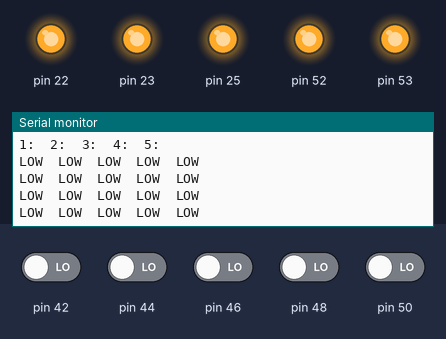
The sketch below on a simulated Arduino Mega 2560, built with avr-gcc and run on an emulated ATmega2560. On the bench: output pins drawn as LEDs (lit = HIGH), the last lines printed to the serial monitor. The inputs (shaded band) are chosen by the test bench; at power-on: pin 42, pin 44, pin 46, pin 48, pin 50 LOW.

Above: at 1.8 s.
1.9 s: pin 42 driven HIGH
At 2.4 s:
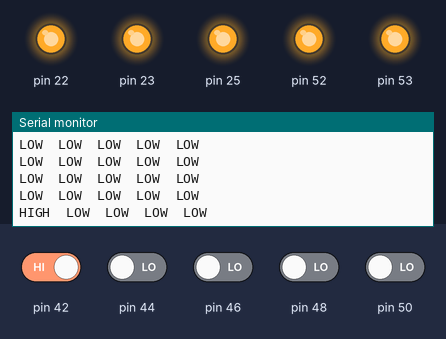
4.0 s: pin 44 driven HIGH
At 4.4 s:
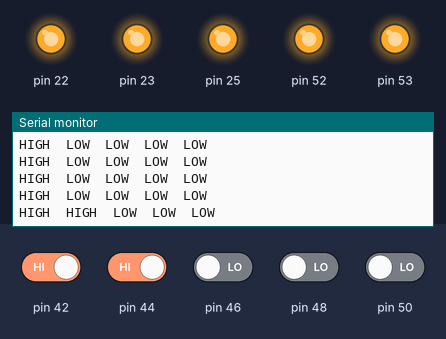
6.0 s: pin 46 driven HIGH
At 6.4 s:
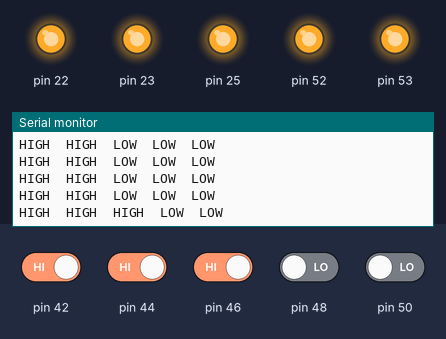
8.0 s: pin 48 driven HIGH
At 8.4 s:
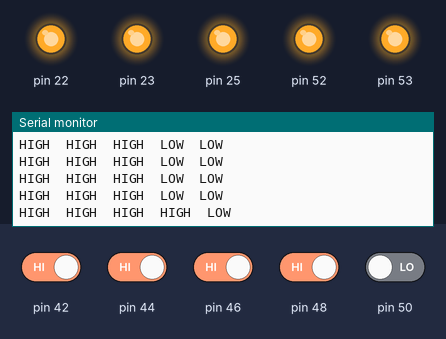
10.0 s: pin 50 driven HIGH
At 10.4 s:
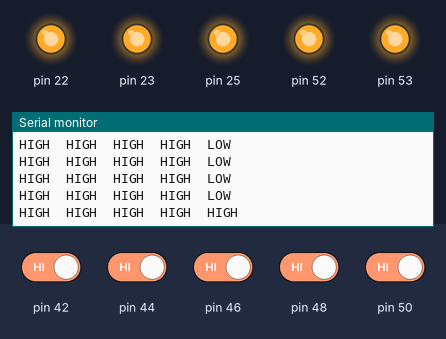
12.0 s: pin 42 driven LOW
At 12.4 s:
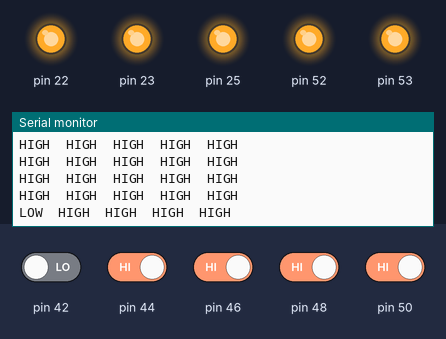

Measured:
- after the input at 1.9 s, the serial monitor: prints a new line after 0.10 s (image 1)
- after the input at 4.0 s, the serial monitor: prints a new line at once (image 2)
- after the input at 6.0 s, the serial monitor: prints a new line at once (image 3)
- after the input at 8.0 s, the serial monitor: prints a new line at once (image 4)
- after the input at 10.0 s, the serial monitor: prints a new line at once (image 5)
- after the input at 12.0 s, the serial monitor: prints a new line at once (image 6)

The sketch:

TestInlezen.ino
```cpp
void setup() {
  // put your setup code here, to run once:
  pinMode(42,INPUT);
  pinMode(44,INPUT);
  pinMode(46,INPUT);
  pinMode(48,INPUT);
  pinMode(50,INPUT);

  pinMode(52,OUTPUT);
  pinMode(53,OUTPUT);
  pinMode(25,OUTPUT);
  pinMode(23,OUTPUT);
  pinMode(22,OUTPUT);

  digitalWrite(52,HIGH);
  digitalWrite(53,HIGH);
  digitalWrite(25,HIGH);
  digitalWrite(23,HIGH);
  digitalWrite(22,HIGH);

  Serial.begin(9600);
  Serial.println("1:\t2:\t3:\t4:\t5:");
}

void loop() {
  // put your main code here, to run repeatedly:
  int temp[5] = {0};
  temp[0] = digitalRead(42);
  temp[1] = digitalRead(44);
  temp[2] = digitalRead(46);
  temp[3] = digitalRead(48);
  temp[4] = digitalRead(50);

  for (int i = 0; i < 5; i++)
  {
    if (temp[i] == HIGH)
      Serial.print("HIGH\t");
    else
      Serial.print("LOW\t");
  }
  Serial.println();
  delay(500);
}
```
